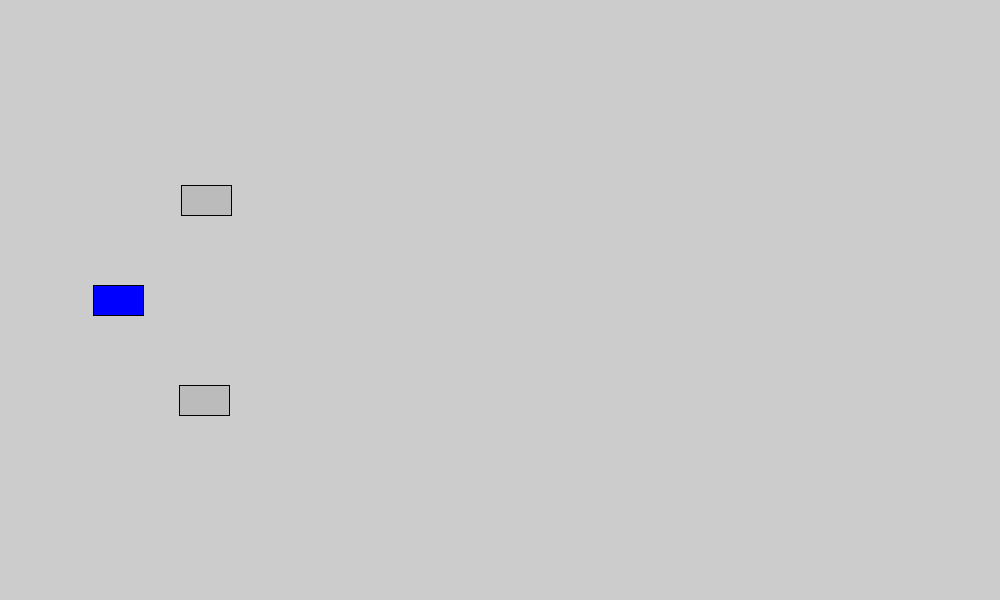
Frame 1 (no input)
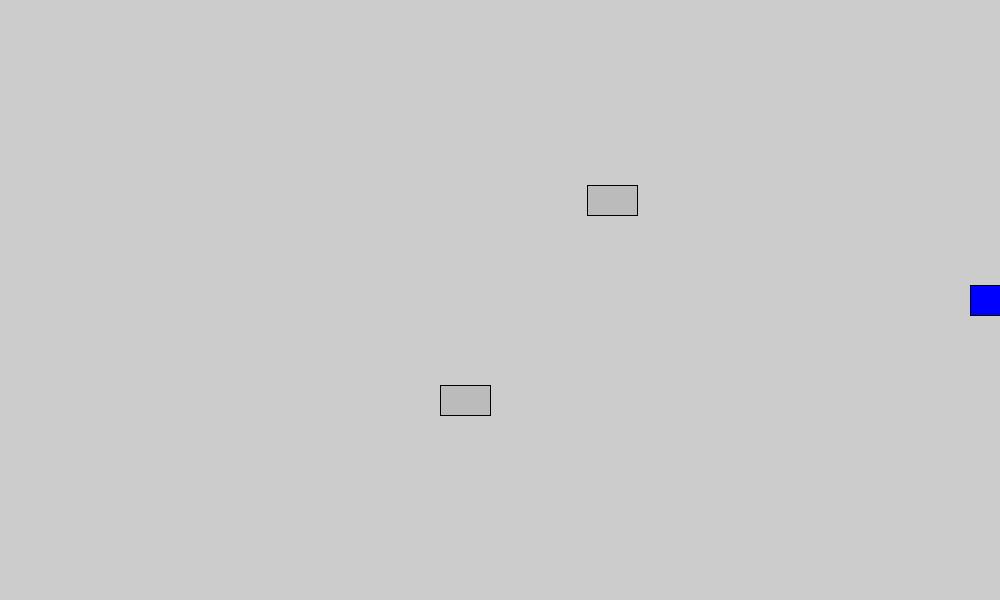
Frame 60 (the mouse pressed at the canvas centre just before this capture)
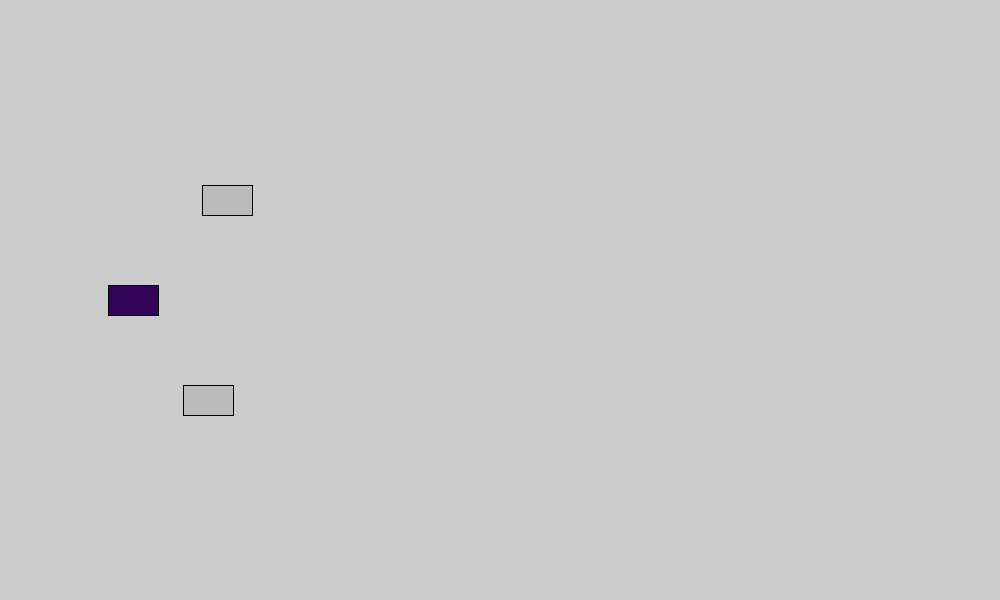
Frame 120 (the mouse held since frame 60 and released just before this capture)

The Processing sketch that drew these frames (run headless with seeded random() and noise(); from frame 60 on, the mouse is pressed at the canvas centre):

// Processing sketch: processing_166316
// ── processing_166316.pde

Car myCar1;
Car myCar2;
Car myCar3;

void setup() {
  size(1000,600);
  myCar1 = new Car(color(#bbbbbb),200,200,random(1,3));
  myCar2 = new Car(color(0,0,255),random(0,400),300,random(4,5));
  myCar3 = new Car(color(#bbbbbb),200,400,random(1,3));
}

void draw() {
  background(#cccccc);
  myCar1.move();
  myCar1.display();
  myCar2.move();
  myCar2.display();
  myCar3.move();
  myCar3.display();
}

class Car { 
  color c;
  float xpos;
  float ypos;
  float xspeed;

  Car(color tempC, float tempXpos, float tempYpos, float tempXspeed) { 
    c = tempC;
    xpos = tempXpos;
    ypos = tempYpos;
    xspeed = tempXspeed;
  }

  void display() {
    stroke(0);
    fill(c);
    rectMode(CENTER);
    rect(xpos,ypos,50,30);
  }
  
  void randColor()
  {
    c = color(random(255),random(255),random(255));
    fill(c);
  }

  void move() {
    xpos = xpos + (xspeed*3);    //sped up for bigger size
    if (myCar1.xpos > width || (myCar1.xpos < 0))
    {
     myCar1.randColor();
     xspeed = -xspeed; 
    }
    else if (myCar2.xpos > width || (myCar2.xpos < 0))
    {
     myCar2.randColor();
     xspeed = -xspeed; 
    }
    else if (myCar3.xpos > width || (myCar3.xpos < 0))
    {
     myCar3.randColor();
     xspeed = -xspeed; 
    }
  }
}
